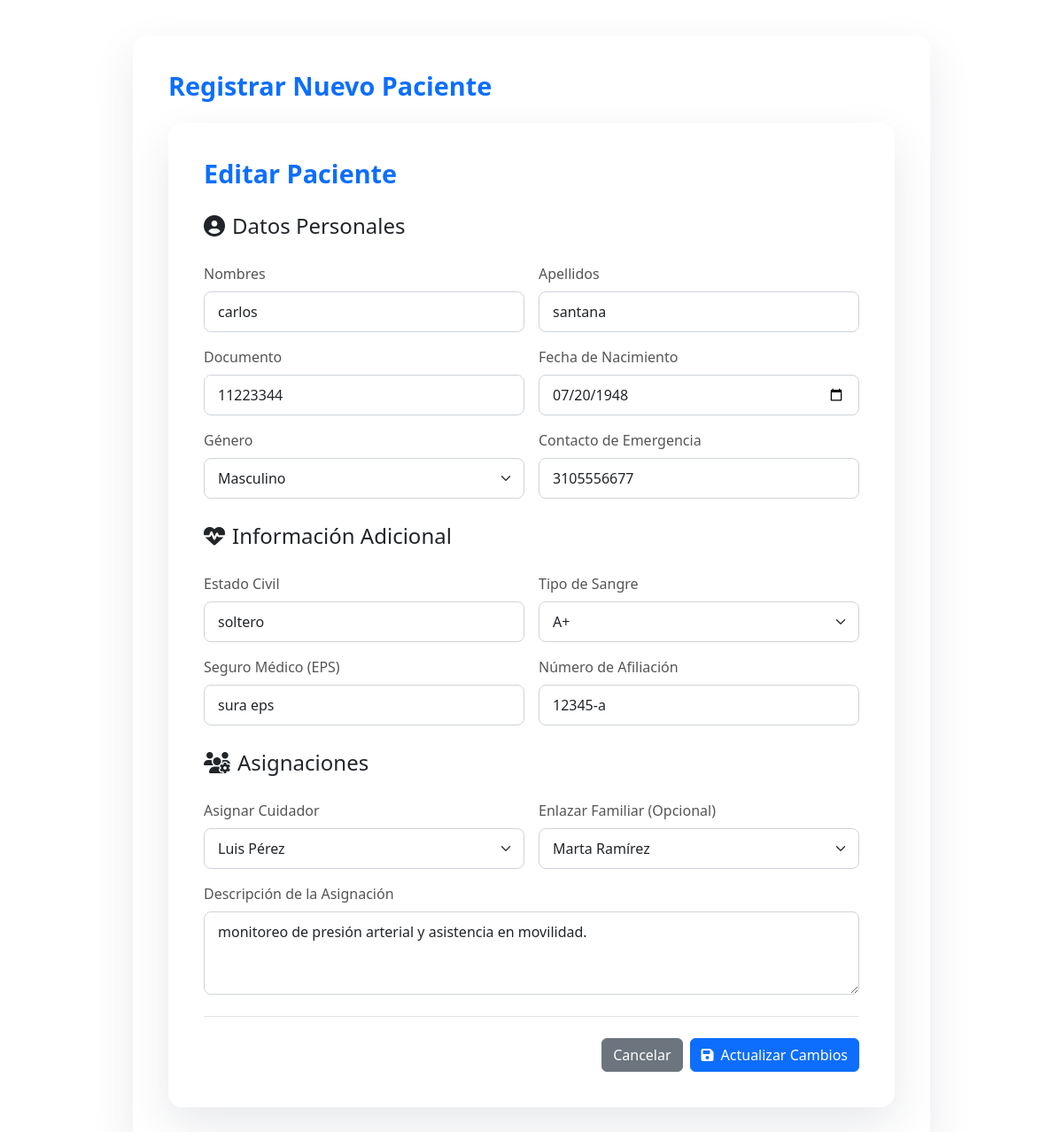
The app's page /views/admin/html_admin/agregar_paciente.php?id=1 (signed in) with its own data.
### tables this page shows
create table tb_paciente (
    id_paciente int primary key auto_increment,
    documento_identificacion int not null unique,
    nombre varchar(50) not null,
    apellido varchar(50) not null,
    fecha_nacimiento date not null,
    genero enum('Masculino','Femenino') not null,
    contacto_emergencia varchar(20) not null,
    estado_civil varchar(30) not null,
    tipo_sangre enum('A+','A-','B+','B-','AB+','AB-','O+','O-') not null,
    seguro_medico varchar(100) null,
    numero_seguro varchar(50) null,
    id_usuario_familiar int null,
    estado enum('Activo','Inactivo') default 'Activo'
);

create table tb_paciente_asignado (
    id_paciente_asignado int primary key auto_increment,
    id_usuario_cuidador int not null,
    id_usuario_administrador int not null,
    id_paciente int not null,
    descripcion varchar(250) null,
    estado enum('Activo','Inactivo') default 'Activo'
);

create table tb_usuario (
    id_usuario int primary key auto_increment,
    tipo_documento enum('CC','CE','PA') not null,
    documento_identificacion int not null unique,
    nombre varchar(50) not null,
    apellido varchar(50) not null,
    direccion varchar(250) not null,
    correo_electronico varchar(100) not null unique,
    contraseña varchar(255) not null,
    estado enum('Activo','Inactivo') default 'Activo',
    id_rol int not null,
     
    fecha_contratacion date null,
    tipo_contrato varchar(50) null,
    contacto_emergencia varchar(20) null,
    fecha_nacimiento date null,
     
    parentesco varchar(50) null
);

### models/clases/pacientes.php (called while the page is built, shortened)
<?php
class Paciente {
    private $conn;
    public function __construct() {
        require(__DIR__ . '/../data_base/database.php');
        $this->conn = $conn;
    }
    public function obtenerPorId($id_paciente) {
        try {
            $query = $this->conn->prepare("SELECT * FROM tb_paciente WHERE id_paciente = ?");
            $query->execute([$id_paciente]);
            return $query->fetch(PDO::FETCH_ASSOC);
        } catch (Exception $e) {
            throw new Exception("Error al obtener paciente por ID: " . $e->getMessage());
        }
    }
    public function obtenerAsignacionActiva($id_paciente) {
        try {
            $query = $this->conn->prepare("SELECT id_usuario_cuidador, descripcion FROM tb_paciente_asignado WHERE id_paciente = ? AND estado = 'Activo' LIMIT 1");
            $query->execute([$id_paciente]);
            return $query->fetch(PDO::FETCH_ASSOC);
        } catch (Exception $e) {
            return null;
        }
    }
}
?>

### models/clases/usuario.php (called while the page is built, shortened)
<?php
    class usuario{
        protected $conn;
        public function __construct() {
            include(__DIR__ . '/../data_base/database.php');
            $this->conn = $conn;
        }
        public function obtenerUsuariosPorRol($nombre_rol) {
            try {
                $query = $this->conn->prepare("
                    SELECT u.id_usuario, u.nombre, u.apellido
                    FROM tb_usuario u
                    JOIN tb_rol r ON u.id_rol = r.id_rol
                    WHERE r.nombre_rol = ? AND u.estado = 'Activo'
                    ORDER BY u.apellido, u.nombre
                ");
                $query->execute([$nombre_rol]);
                return $query->fetchAll(PDO::FETCH_ASSOC);
            } catch (Exception $e) {
                error_log("Error al obtener usuarios por rol: " . $e->getMessage());
                return [];
            }
        }
    }
?>

### views/admin/html_admin/agregar_paciente.php (the view, shortened to what this page needs)
<?php
require_once __DIR__ . '/../../../models/clases/pacientes.php';
require_once __DIR__ . '/../../../models/clases/usuario.php';
$user_model = new usuario();
$lista_familiares = $user_model->obtenerUsuariosPorRol('Familiar');
$lista_cuidadores = $user_model->obtenerUsuariosPorRol('Cuidador');
$modo_edicion = false;
$datos_paciente = [];
$asignacion_activa = null;
if (isset($_GET['id']) && is_numeric($_GET['id'])) {
    $modo_edicion = true;
    $pacienteModel = new Paciente();
    $datos_paciente = $pacienteModel->obtenerPorId($_GET['id']);
    $asignacion_activa = $pacienteModel->obtenerAsignacionActiva($_GET['id']);
}
?>
<!DOCTYPE html>
<html lang="es">
<!DOCTYPE html>
<html lang="es">
<head>
    <link rel="stylesheet" href="../css_admin/admin_main.css?v=<?= time(); ?>">
    <link rel="stylesheet" href="../libs/bootstrap/css/bootstrap.min.css">
    <link rel="stylesheet" href="../libs/animate/animate.min.css">
    <link rel="stylesheet" href="https://cdnjs.cloudflare.com/ajax/libs/font-awesome/6.1.1/css/all.min.css">
</head>
<body>
    <div class="main-content">
        <div class="form-container-card animate__animated animate__fadeInUp">
            <h1 class="h2 mb-4 text-center text-primary">Registrar Nuevo Paciente</h1>
            <div class="form-container-card animate__animated animate__fadeInUp">
                <h1 class="h2 mb-4 text-center text-primary"><?= $modo_edicion ? 'Editar Paciente' : 'Registrar Nuevo Paciente' ?></h1>
                <form action="../../../controllers/admin/paciente_controller.php" method="POST">
                    <fieldset class="mb-4"><legend><i class="fas fa-user-circle me-2"></i>Datos Personales</legend>
                        <div class="row g-3">
                            <div class="col-md-6"><label class="form-label">Nombres</label><input type="text" name="nombre" class="form-control" value="<?= htmlspecialchars($datos_paciente['nombre'] ?? '') ?>" required></div>
                            <div class="col-md-6"><label class="form-label">Apellidos</label><input type="text" name="apellido" class="form-control" value="<?= htmlspecialchars($datos_paciente['apellido'] ?? '') ?>" required></div>
                            <div class="col-md-6"><label class="form-label">Documento</label><input type="number" name="documento_identificacion" class="form-control" value="<?= htmlspecialchars($datos_paciente['documento_identificacion'] ?? '') ?>" required></div>
                            <div class="col-md-6"><label class="form-label">Fecha de Nacimiento</label><input type="date" name="fecha_nacimiento" class="form-control" value="<?= htmlspecialchars($datos_paciente['fecha_nacimiento'] ?? '') ?>" required></div>
                            <div class="col-md-6"><label class="form-label">Género</label><select name="genero" class="form-select" required><option value="Masculino" <?= (($datos_paciente['genero'] ?? '') == 'Masculino') ? 'selected' : '' ?>>Masculino</option></select></div>
                            <div class="col-md-6"><label class="form-label">Contacto de Emergencia</label><input type="text" name="contacto_emergencia" class="form-control" value="<?= htmlspecialchars($datos_paciente['contacto_emergencia'] ?? '') ?>" required></div>
                        </div>
                    </fieldset>
                    <fieldset class="mb-4"><legend><i class="fas fa-heartbeat me-2"></i>Información Adicional</legend>
                        <div class="row g-3">
                            <div class="col-md-6"><label class="form-label">Estado Civil</label><input type="text" name="estado_civil" class="form-control" value="<?= htmlspecialchars($datos_paciente['estado_civil'] ?? '') ?>" required></div>
                            <div class="col-md-6"><label class="form-label">Tipo de Sangre</label><select name="tipo_sangre" id="tipo_sangre" class="form-select" required><option value="A+">A+</option></select></div>
                            <div class="col-md-6"><label class="form-label">Seguro Médico (EPS)</label><input type="text" name="seguro_medico" class="form-control" value="<?= htmlspecialchars($datos_paciente['seguro_medico'] ?? '') ?>"></div>
                            <div class="col-md-6"><label class="form-label">Número de Afiliación</label><input type="text" name="numero_seguro" class="form-control" value="<?= htmlspecialchars($datos_paciente['numero_seguro'] ?? '') ?>"></div>
                        </div>
                    </fieldset>
                     <fieldset><legend><i class="fas fa-users-cog me-2"></i>Asignaciones</legend>
                        <div class="row g-3">
                            <div class="col-md-6"><label for="id_usuario_cuidador" class="form-label">Asignar Cuidador</label><select name="id_usuario_cuidador" id="id_usuario_cuidador" class="form-select" required><option value="">Seleccione un Cuidador</option><?php foreach ($lista_cuidadores as $cuidador): ?><option value="<?= $cuidador['id_usuario'] ?>" <?= ($asignacion_activa && $asignacion_activa['id_usuario_cuidador'] == $cuidador['id_usuario']) ? 'selected' : '' ?>><?= htmlspecialchars($cuidador['nombre'] . ' ' . $cuidador['apellido']) ?></option><?php endforeach; ?></select></div>
                            <div class="col-md-6"><label for="id_usuario_familiar" class="form-label">Enlazar Familiar (Opcional)</label><select name="id_usuario_familiar" id="id_usuario_familiar" class="form-select"><option value="">Ninguno</option><?php foreach ($lista_familiares as $familiar):?><option value="<?=$familiar['id_usuario']?>" <?= (isset($datos_paciente['id_usuario_familiar']) && $datos_paciente['id_usuario_familiar'] == $familiar['id_usuario']) ? 'selected' : '' ?>><?= htmlspecialchars($familiar['nombre'].' '.$familiar['apellido']) ?></option><?php endforeach;?></select></div>
                            <div class="col-12"><label for="descripcion_asignacion" class="form-label">Descripción de la Asignación</label><textarea name="descripcion_asignacion" id="descripcion_asignacion" rows="3" class="form-control" placeholder="Ej: Asignado para cubrir turno. Paciente requiere supervisión constante."><?= htmlspecialchars($asignacion_activa['descripcion'] ?? '') ?></textarea></div>
                        </div>
                    </fieldset>
                    <div class="d-flex justify-content-end mt-4 pt-4 border-top">
                        <a href="admin_pacientes.php" class="btn btn-secondary me-2">Cancelar</a>
                        <button type="submit" class="btn btn-primary"><i class="fas fa-save me-2"></i><?= $modo_edicion ? 'Actualizar Cambios' : 'Guardar Paciente' ?></button>
                    </div>
                </form>
            </div>
        </div>
    </div>
</body>
</html>

### views/admin/css_admin/admin_main.css (style rules this page uses)
body { font-family: 'Poppins', sans-serif; background-color: #f4f7f9; color: #444; margin: 0; }
.main-content { padding: 2.5rem; }
.form-container-card { position: relative; z-index: 2; max-width: 900px; margin: auto; background-color: rgba(255, 255, 255, 0.95); backdrop-filter: blur(5px); border-radius: 1rem; padding: 2.5rem; box-shadow: 0 20px 50px rgba(26, 42, 69, 0.1); }
.form-container-card h1 { font-size: 1.8rem; font-weight: 700; color: #007bff; margin-bottom: 2rem; display: flex; align-items: center; gap: 1rem; }
.form-container-card .form-label { font-weight: 500; color: #555; }
.form-container-card .form-control, .form-container-card .form-select { border-radius: 8px; border: 1px solid #ced4da; padding: 10px 15px; transition: all 0.2s ease-in-out; }

### records on screen
tb_paciente: nombre "carlos", apellido "santana", documento_identificacion "11223344", fecha_nacimiento "07/20/1948", genero "Masculino", contacto_emergencia "3105556677", estado_civil "soltero", seguro_medico "sura eps", numero_seguro "12345-a", id_usuario_familiar "Marta Ramírez"
tb_paciente_asignado: id_usuario_cuidador "Luis Pérez", descripcion_asignacion "monitoreo de presión arterial y asistencia en movilidad."
